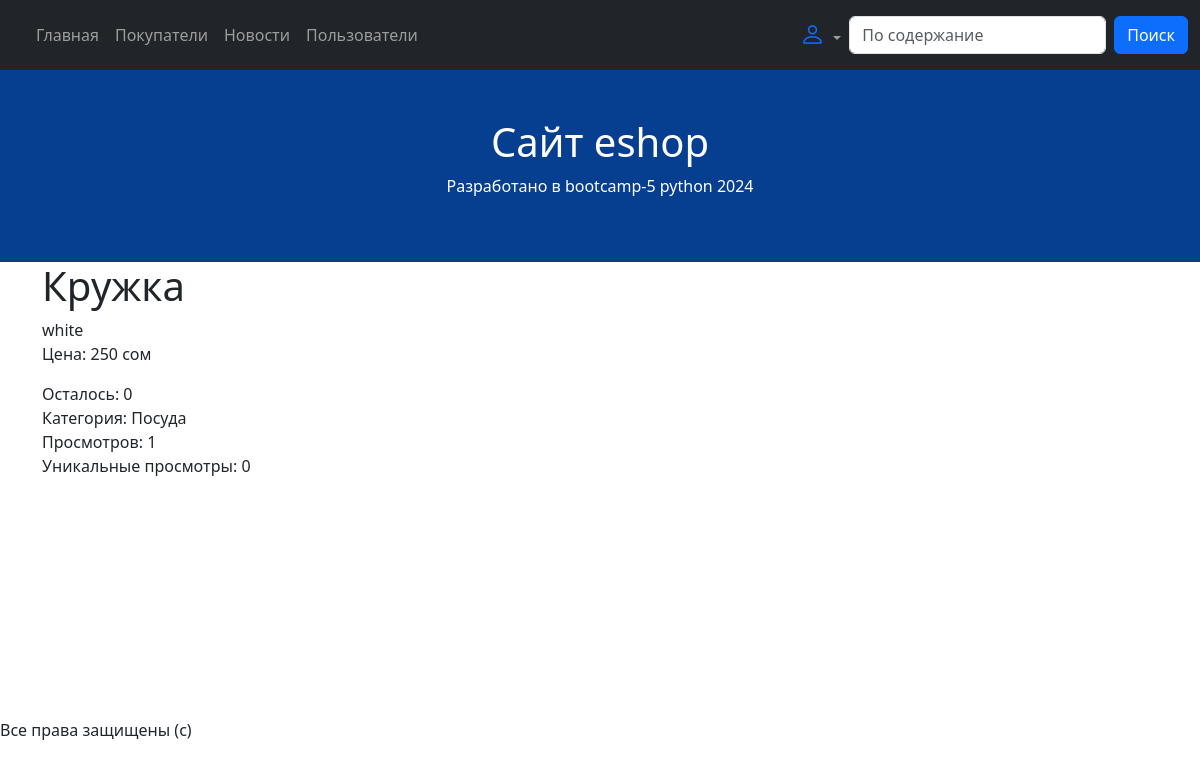
Screenshot of /product/2/ with the database file from the repository.
### core/models.py (models this page shows, shortened)
class Product(models.Model):
    name = models.CharField(max_length=100)
    description = models.TextField(null=True, blank=True)
    price = models.IntegerField(null=True)
    qty = models.IntegerField(default=0)
    category = models.ForeignKey(
        to=Category,
        on_delete=models.SET_NULL,
        null=True, blank=True,
        verbose_name="Категория",
    )
    rating = models.IntegerField(default=0)
    guarantee = models.DateField(null=True, blank=True)
    expiration_date = models.DateField(null=True, blank=True)
    created_at = models.DateTimeField(null=True, auto_now_add=True)
    updated_at = models.DateTimeField(null=True, auto_now=True)
    costumer_views = models.ManyToManyField(
        to=Costumer,
        blank=True
    )
    views_qty = models.IntegerField(default=0)
    photo = models.ImageField(
        verbose_name="фото",
        upload_to="products/",
        null=True, blank=True
    )

class Category(models.Model):
    name = models.CharField(max_length=100)
    description = models.TextField(verbose_name="Описание", null=True, blank=False)
    def __str__(self):
        return self.name

### core/views/product_detail.py (the view, shortened to what this page needs)
# urls.py: path('product/<int:pk>/', ProductDetailView.as_view(), name='product-detail'),
class ProductDetailView(View):
    def get(self, request, pk):
        try:
            product_object = Product.objects.get(pk=pk)
        except Product.DoesNotExist:
            messages.error(request, "Товар не найден")
            return redirect('/news/')
        product_object.views_qty += 1
        product_object.save()
        context = {
            "product": product_object,
        }
        return render(request, 'product_detail.html', context)

### core/templates/product_detail.html
{% extends 'base.html' %}
{% block content %}
<h1>{{ product.name }}</h1>
<div>{{ product.description }}</div>
<p>Цена: {{ product.price }} сом</p>
<div>Осталось: {{ product.qty }}</div>
<div>Категория: {{ product.category }}</div>
<div>Просмотров: {{ product.views_qty }}</div>
<div>Уникальные просмотры: {{ product.costumer_views.count }}</div>
{% endblock %}

### rows the page displays
Product: name "Кружка", description "white", price "250", qty "0", category "Посуда", views_qty "1", costumer_views.count "0"
